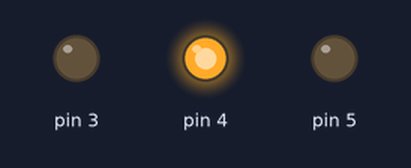
A sketch run on a simulated Arduino Uno, built with avr-gcc and run on an emulated ATmega328P. Parts: output pins drawn as LEDs (lit = HIGH).

Above: at 0.75 s.
At 1.35 s:
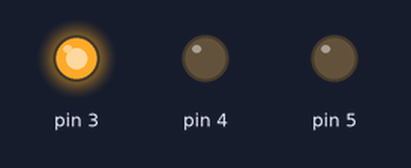
At 1.65 s:
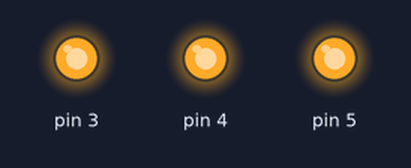
At 2.25 s:
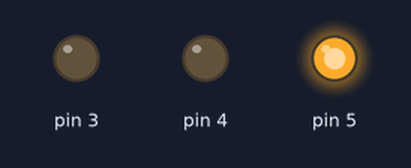
At 2.85 s:
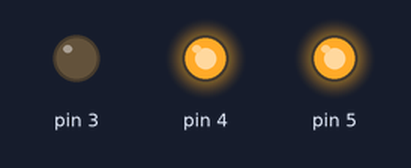
At 4.35 s:
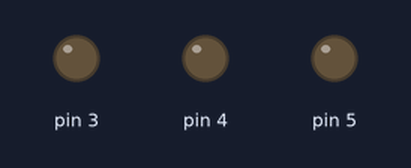
Timing chart, 0 to 4.7 s (numbered marks = the images above):
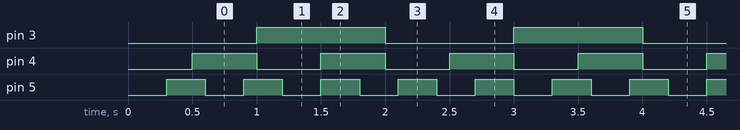

The sketch:

app_4.ino
```cpp
#include <SimpleTimer.h>
#include <Led.h>
//3번LED는 1초간격 blink, 4번 LED는 0.5초간격, 5번 LED는 0.3초간격 blink 동시에 진행

//주기적으로 센서의 값을 읽음
//센서측정하는 함수만들고 시간을 setup에 걸어줌
//예로ㅡ 1분간격으로 온도측정하는 기계

SimpleTimer timer;
Led led1(3), led2(4), led3(5);

void blink_1000(){
  led1.toggle();
}

void blink_500(){ // 함수를 만들고 호출을 늘려주면 된다!
  led2.toggle();
}

void blink_300(){
  led3.toggle();
}

void setup() {
  timer.setInterval(1000, blink_1000);
  timer.setInterval(500, blink_500);
  timer.setInterval(300, blink_300);
}

void loop() {
  timer.run();
}
```

Measured:
- by itself, pin 3: alternates HIGH for 1.0 s and LOW for 1.0 s
- by itself, pin 4: alternates HIGH for 0.50 s and LOW for 0.50 s
- by itself, pin 5: alternates HIGH for 0.30 s and LOW for 0.30 s
